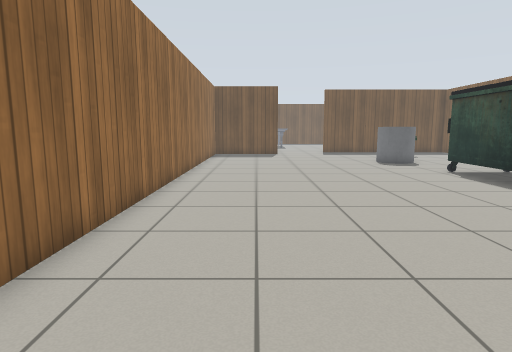
view 1 (above)

22 first-person views from a walk through a robot-simulator world made for Gazebo. The camera is 0.94 m above the floor, tilts 8° down and sees 75° across. Floor lines are 1 m apart. The floor is counted in squares, 0.5 m on a side. Each view is taken from the middle of a square. On the plan, view 1 faces up. The plan holds only what a view shows up to about 17 squares ahead; the rest is blank. Gazebo's built-in surfaces are drawn with simple patterns.

view 2
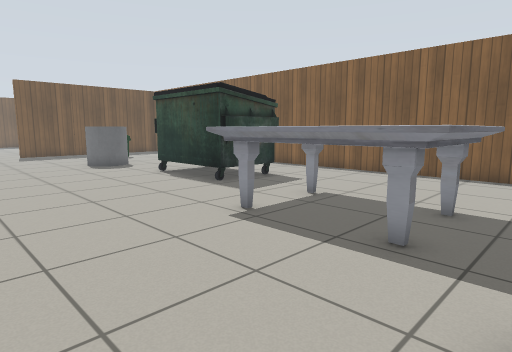

view 3
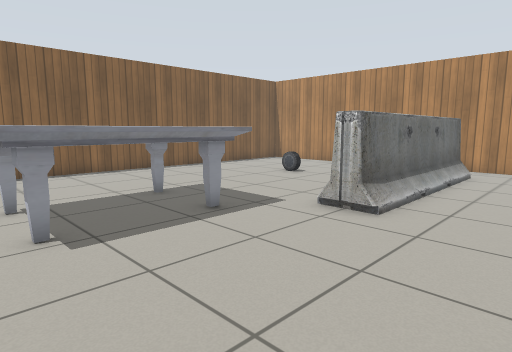

view 4
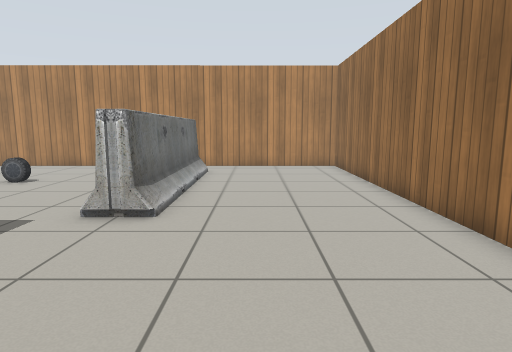

view 5
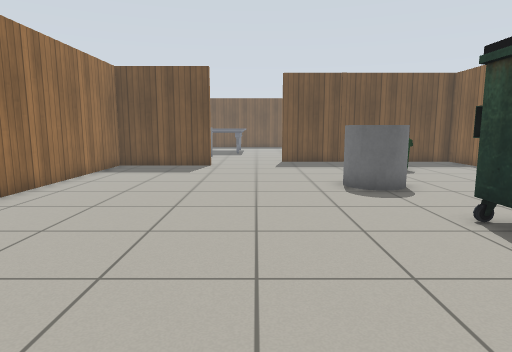

view 6
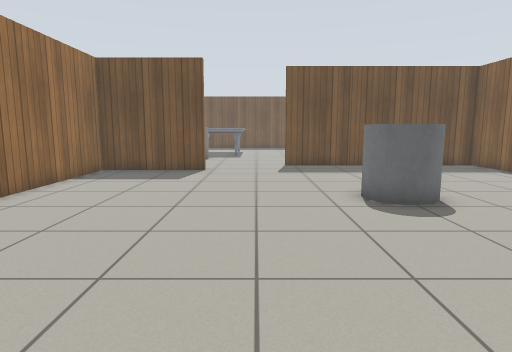

view 7
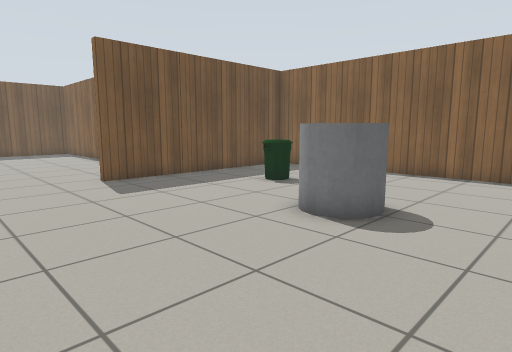

view 8
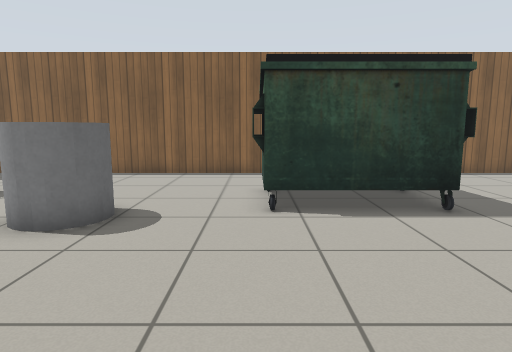

view 9
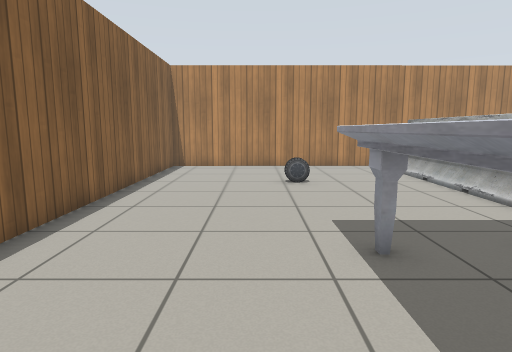

view 10
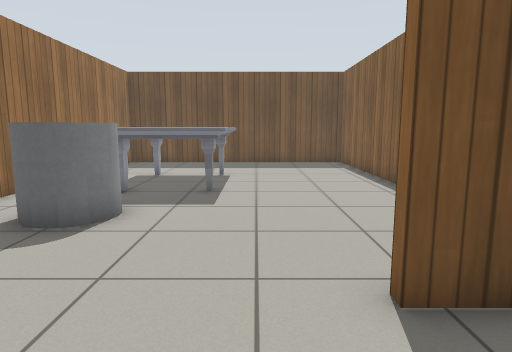

view 11
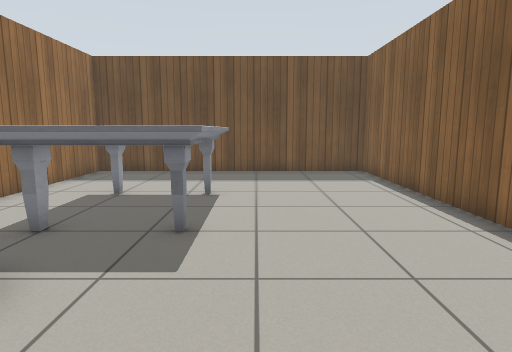

view 12
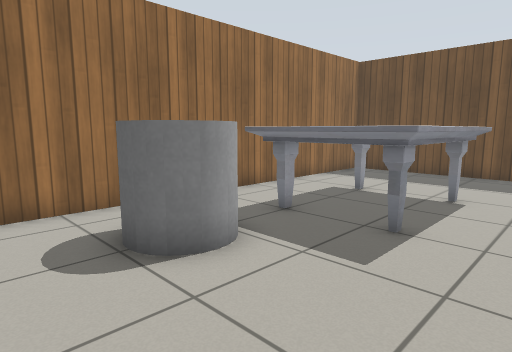

view 13
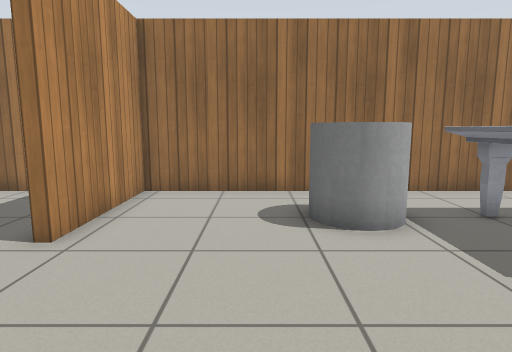

view 14
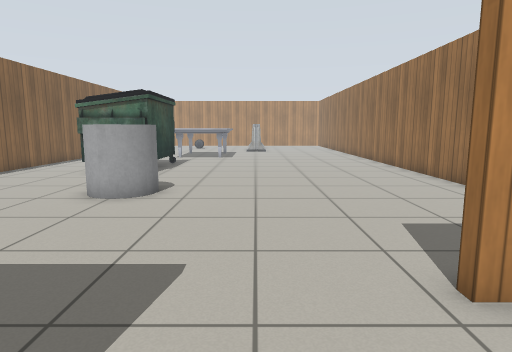

view 15
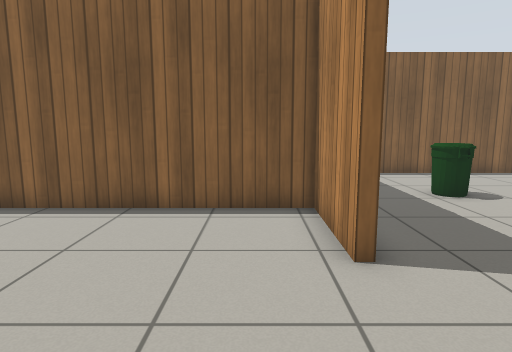

view 16
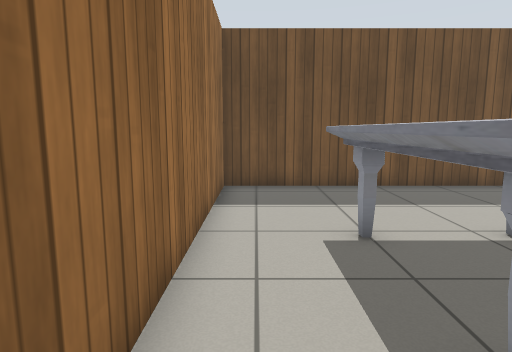

view 17
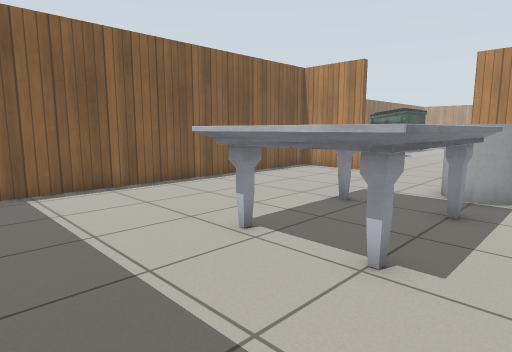

view 18
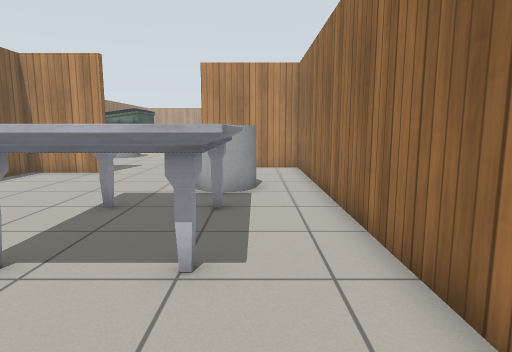

view 19
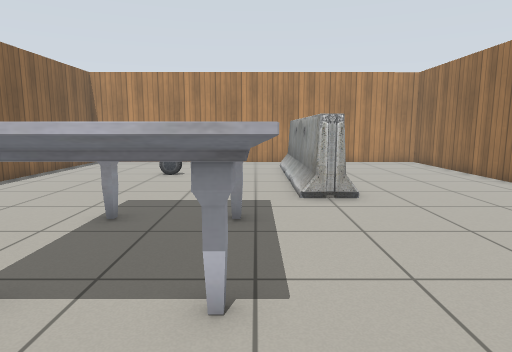

view 20
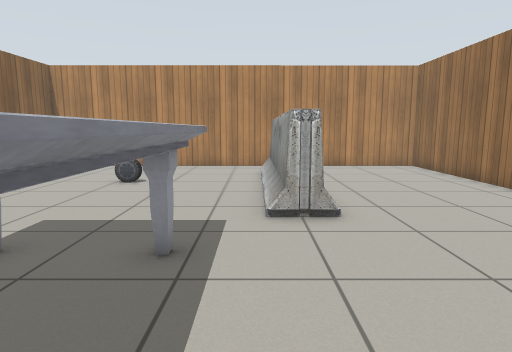

view 21
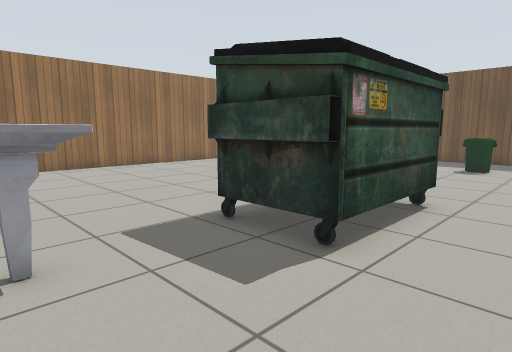

view 22
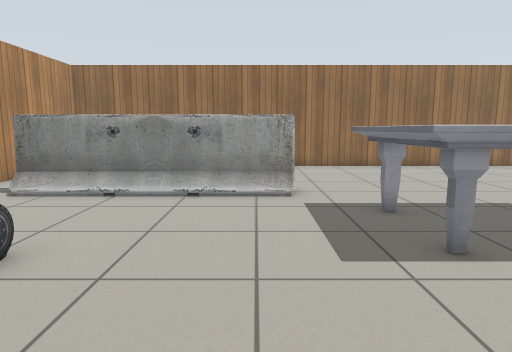

### Floor plan
Ten units are one square. View 1 is at (0, 0); x grows to the right and y downward. Boxes are objects, and circles mark ways between rooms. Rooms are numbered by the first view taken in them; rooms with no view inside come last. Other rooms are left out.
<svg viewBox="-36 -435 193 531">
<path fill="none" stroke="#000" d="M18 -253 -31 -253 -31 91 152 91 152 -273 55 -273M55 -276 88 -276 88 -430 -31 -430 -31 -256 18 -256"/>
<rect x="25" y="-15" width="30" height="90" fill="#bbb"><title>barrier</title></rect>
<rect x="55" y="-85" width="50" height="70" fill="#bbb"><title>marble table</title></rect>
<rect x="65" y="-205" width="30" height="30" fill="#bbb"><title>grey cylinder</title></rect>
<rect x="75" y="-155" width="50" height="60" fill="#bbb"><title>dumpster</title></rect>
<rect x="85" y="35" width="20" height="10" fill="#bbb"><title>car</title></rect>
<rect x="95" y="-245" width="20" height="20" fill="#bbb"><title>bin</title></rect>
<rect x="-15" y="-325" width="30" height="30" fill="#bbb"><title>grey cylinder</title></rect>
<rect x="-15" y="-385" width="50" height="60" fill="#bbb"><title>marble table</title></rect>
<circle cx="35" cy="-278" r="3" fill="#2a7"/>
<text x="60" y="-90">1</text>
<text x="30" y="-350">2</text>
</svg>
Room 1 opens to room 2.

Where each view was taken, in squares from view 1:
view 1: 0 up, 0 right, facing up
view 2: 1 up, 1 right, facing up-right
view 3: 8 up, 0 right, facing down-right
view 4: 8 up, 1 right, facing down
view 5: 8 up, 4 right, facing up
view 6: 10 up, 4 right, facing up
view 7: 15 up, 1 right, facing up-right
view 8: 15 up, 1 right, facing right
view 9: 8 up, 11 right, facing down
view 10: 24 up, 4 right, facing up
view 11: 28 up, 4 right, facing up
view 12: 28 up, 5 right, facing up-left
view 13: 29 up, 7 right, facing left
view 14: 29 up, 4 right, facing down
view 15: 29 up, 1 right, facing right
view 16: 32 up, 2 left, facing up
view 17: 42 up, 2 left, facing down-right
view 18: 42 up, 1 left, facing down
view 19: 10 up, 6 right, facing down
view 20: 8 up, 5 right, facing down
view 21: 6 up, 14 right, facing up-left
view 22: 0 up, 14 right, facing left
